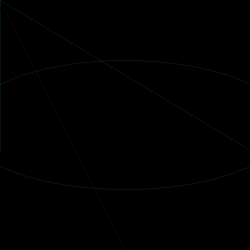
Frame 1 (no input)
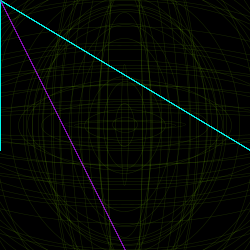
Frame 60 (the mouse pressed at the canvas centre just before this capture)
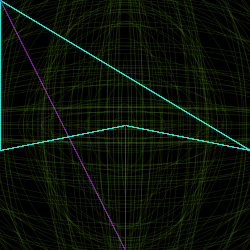
Frame 120 (the mouse held since frame 60 and released just before this capture)

The Processing sketch that drew these frames (run headless with seeded random() and noise(); from frame 60 on, the mouse is pressed at the canvas centre):

// Processing sketch: processing_18538
// ── processing_18538.pde

float i=1;

void setup(){
  size(250,250);
background(0);
smooth();
}

void draw(){
 strokeWeight(0.5);
 noFill();
stroke(#96ff01,40);
frameRate(25);
ellipse(125,125,random(500),random(500));

if (mouseY>100);
  stroke(#02fef5,40);
  noFill();
  line(mouseX,mouseY,0,150);
  line(mouseX,mouseY,250,150);
  
  if(mouseY<100);
  noFill();
  stroke(#880bbc,60);
  line(mouseX,mouseY,125,250);
 
}
